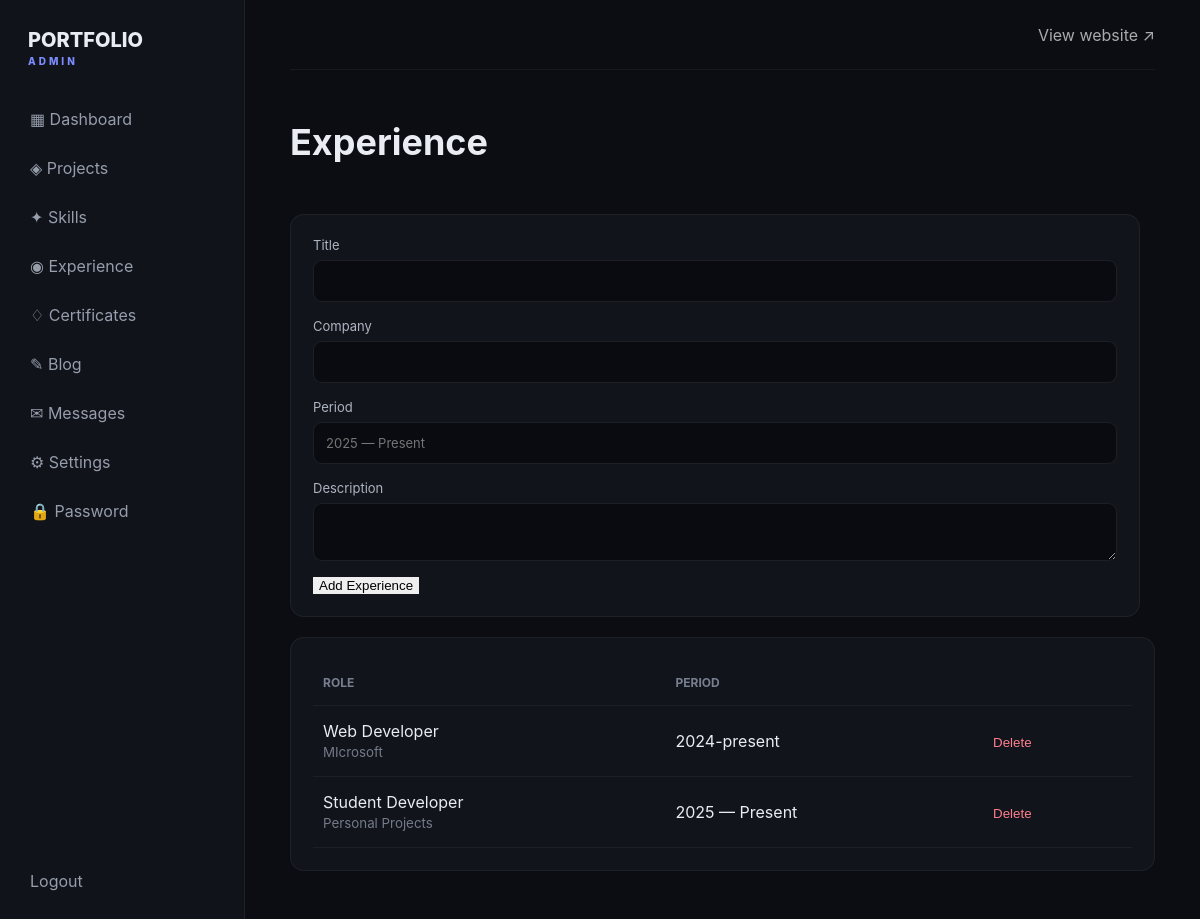
/admin/experience (signed in), run on the app's committed database.
### app/models/__init__.py (models this page shows)
class Experience(db.Model):
    id = db.Column(db.Integer, primary_key=True)
    title = db.Column(db.String(160), nullable=False)
    company = db.Column(db.String(160), default="")
    period = db.Column(db.String(100), default="")
    description = db.Column(db.Text, default="")

### app/routes/admin.py (the view)
@admin_bp.route("/experience", methods=["GET","POST"])
@login_required
def experience():
    if request.method == "POST":
        db.session.add(Experience(title=request.form.get("title",""), company=request.form.get("company",""),
                                  period=request.form.get("period",""), description=request.form.get("description","")))
        db.session.commit()
    return render_template("admin/experience.html", items=Experience.query.order_by(Experience.id.desc()).all())

### app/templates/admin/experience.html
{% extends "admin/base.html" %}{% block content %}<div class="page-head"><h1>Experience</h1></div><form class="panel form" method="post">
    <input type="hidden" name="csrf_token" value="{{ csrf_token() }}"><label>Title<input name="title" required></label><label>Company<input name="company"></label><label>Period<input name="period" placeholder="2025 — Present"></label><label>Description<textarea name="description"></textarea></label><button class="save">Add Experience</button></form><div class="panel"><table><tr><th>Role</th><th>Period</th><th></th></tr>{% for x in items %}<tr><td>{{x.title}}<br><small>{{x.company}}</small></td><td>{{x.period}}</td><td><form class="inline" method="post" action="{{url_for('admin.experience_delete',id=x.id)}}">
    <input type="hidden" name="csrf_token" value="{{ csrf_token() }}"><button>Delete</button></form></td></tr>{% endfor %}</table></div>{% endblock %}

### app/static/css/admin.css (style rules this page uses)
* { box-sizing:border-box }
body { margin:0;background:#0b0d12;color:#e9ecf2;font-family:Inter,Arial,sans-serif }
.page-head { display:flex;align-items:center;justify-content:space-between;padding:45px 0 25px }
.page-head h1 { font-size:36px;margin:5px 0 }
.stats div,.panel { background:#11141b;border:1px solid #ffffff0e;border-radius:14px;padding:22px }
.panel { margin-top:20px }
.form { display:flex;flex-direction:column;gap:16px;max-width:850px }
.form label { display:flex;flex-direction:column;gap:7px;color:#aeb4c0;font-size:13px }
.form input,.form textarea,.rowform input { background:#090b10;border:1px solid #ffffff15;border-radius:9px;padding:12px;color:white;font:inherit }
.form textarea { resize:vertical }
.save { border:0;align-self:flex-start }
table { width:100%;border-collapse:collapse }
th,td { text-align:left;padding:15px 10px;border-bottom:1px solid #ffffff0c }
th { color:#777f90;font-size:12px;text-transform:uppercase }
td small { color:#747b88 }
.inline { display:inline }
.inline button,.message button { background:none;border:0;color:#ff7e8c;cursor:pointer }

### data on the page
Experience: title "Web Developer", company "MIcrosoft", period "2024-present"
Experience: title "Student Developer", company "Personal Projects", period "2025 — Present"
